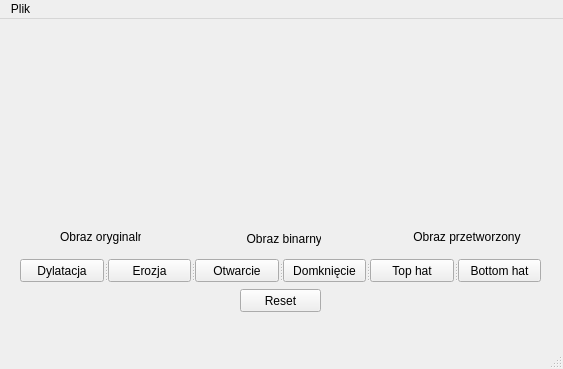
<?xml version="1.0" encoding="UTF-8"?>
<ui version="4.0">
 <class>Morfologia</class>
 <widget class="QMainWindow" name="Morfologia">
  <property name="geometry">
   <rect>
    <x>0</x>
    <y>0</y>
    <width>563</width>
    <height>369</height>
   </rect>
  </property>
  <property name="windowTitle">
   <string>Morfologia</string>
  </property>
  <widget class="QWidget" name="centralwidget">
   <widget class="QLabel" name="labelOryginal">
    <property name="geometry">
     <rect>
      <x>20</x>
      <y>10</y>
      <width>161</width>
      <height>191</height>
     </rect>
    </property>
    <property name="text">
     <string/>
    </property>
   </widget>
   <widget class="QLabel" name="labelBinarny">
    <property name="geometry">
     <rect>
      <x>200</x>
      <y>10</y>
      <width>161</width>
      <height>191</height>
     </rect>
    </property>
    <property name="text">
     <string/>
    </property>
   </widget>
   <widget class="QLabel" name="labelPrzetworzony">
    <property name="geometry">
     <rect>
      <x>380</x>
      <y>10</y>
      <width>161</width>
      <height>191</height>
     </rect>
    </property>
    <property name="text">
     <string/>
    </property>
   </widget>
   <widget class="QSplitter" name="splitter">
    <property name="geometry">
     <rect>
      <x>20</x>
      <y>240</y>
      <width>521</width>
      <height>23</height>
     </rect>
    </property>
    <property name="orientation">
     <enum>Qt::Horizontal</enum>
    </property>
    <widget class="QPushButton" name="Dylatacja">
     <property name="text">
      <string>Dylatacja</string>
     </property>
    </widget>
    <widget class="QPushButton" name="Erozja">
     <property name="text">
      <string>Erozja</string>
     </property>
    </widget>
    <widget class="QPushButton" name="Otwarcie">
     <property name="text">
      <string>Otwarcie</string>
     </property>
    </widget>
    <widget class="QPushButton" name="Domkniecie">
     <property name="text">
      <string>Domknięcie</string>
     </property>
    </widget>
    <widget class="QPushButton" name="TopHat">
     <property name="text">
      <string>Top hat</string>
     </property>
    </widget>
    <widget class="QPushButton" name="BottomHat">
     <property name="text">
      <string>Bottom hat</string>
     </property>
    </widget>
   </widget>
   <widget class="QLabel" name="label">
    <property name="geometry">
     <rect>
      <x>60</x>
      <y>210</y>
      <width>81</width>
      <height>16</height>
     </rect>
    </property>
    <property name="text">
     <string>Obraz oryginalny</string>
    </property>
   </widget>
   <widget class="QLabel" name="label_2">
    <property name="geometry">
     <rect>
      <x>240</x>
      <y>210</y>
      <width>81</width>
      <height>20</height>
     </rect>
    </property>
    <property name="text">
     <string>  Obraz binarny</string>
    </property>
   </widget>
   <widget class="QLabel" name="label_3">
    <property name="geometry">
     <rect>
      <x>410</x>
      <y>210</y>
      <width>111</width>
      <height>16</height>
     </rect>
    </property>
    <property name="text">
     <string> Obraz przetworzony</string>
    </property>
   </widget>
   <widget class="QLabel" name="labelNapis">
    <property name="geometry">
     <rect>
      <x>40</x>
      <y>300</y>
      <width>481</width>
      <height>21</height>
     </rect>
    </property>
    <property name="text">
     <string/>
    </property>
   </widget>
   <widget class="QPushButton" name="Reset">
    <property name="geometry">
     <rect>
      <x>240</x>
      <y>270</y>
      <width>81</width>
      <height>23</height>
     </rect>
    </property>
    <property name="text">
     <string>Reset</string>
    </property>
   </widget>
  </widget>
  <widget class="QMenuBar" name="menubar">
   <property name="geometry">
    <rect>
     <x>0</x>
     <y>0</y>
     <width>563</width>
     <height>22</height>
    </rect>
   </property>
   <widget class="QMenu" name="menuPlik">
    <property name="title">
     <string>Plik</string>
    </property>
    <addaction name="actionOtworz"/>
   </widget>
   <addaction name="menuPlik"/>
  </widget>
  <widget class="QStatusBar" name="statusbar"/>
  <action name="actionOtworz">
   <property name="text">
    <string>Otworz</string>
   </property>
  </action>
 </widget>
 <resources/>
 <connections/>
</ui>
